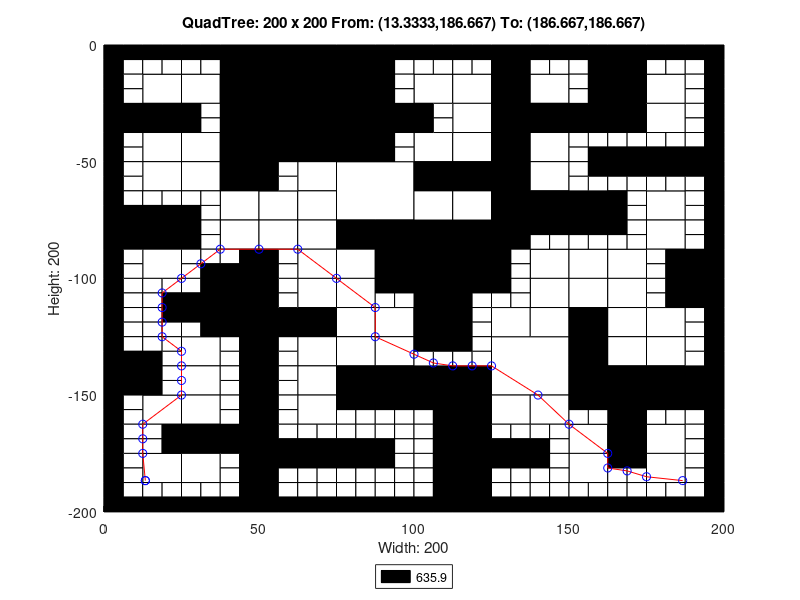

Here is the MATLAB script that generated this plot:
axis([0 200 -200 0]);
title('QuadTree: 200 x 200 From: (13.3333,186.667) To: (186.667,186.667)');
xlabel('Width: 200');
ylabel('Height: 200');
rectangle('Position',[50 -25 25 25], 'FaceColor',[0 0 0]);
rectangle('Position',[50 -50 25 25], 'FaceColor',[0 0 0]);
rectangle('Position',[75 -75 25 25], 'FaceColor',[1 1 1]);
rectangle('Position',[100 -100 25 25], 'FaceColor',[0 0 0]);
rectangle('Position',[125 -150 25 25], 'FaceColor',[1 1 1]);
rectangle('Position',[12.5 -25 12.5 12.5], 'FaceColor',[1 1 1]);
rectangle('Position',[37.5 -12.5 12.5 12.5], 'FaceColor',[0 0 0]);
rectangle('Position',[25 -25 12.5 12.5], 'FaceColor',[1 1 1]);
rectangle('Position',[37.5 -25 12.5 12.5], 'FaceColor',[0 0 0]);
rectangle('Position',[0 -37.5 12.5 12.5], 'FaceColor',[0 0 0]);
rectangle('Position',[12.5 -37.5 12.5 12.5], 'FaceColor',[0 0 0]);
rectangle('Position',[12.5 -50 12.5 12.5], 'FaceColor',[1 1 1]);
rectangle('Position',[37.5 -37.5 12.5 12.5], 'FaceColor',[0 0 0]);
rectangle('Position',[25 -50 12.5 12.5], 'FaceColor',[1 1 1]);
rectangle('Position',[37.5 -50 12.5 12.5], 'FaceColor',[0 0 0]);
rectangle('Position',[75 -12.5 12.5 12.5], 'FaceColor',[0 0 0]);
rectangle('Position',[75 -25 12.5 12.5], 'FaceColor',[0 0 0]);
rectangle('Position',[75 -37.5 12.5 12.5], 'FaceColor',[0 0 0]);
rectangle('Position',[87.5 -37.5 12.5 12.5], 'FaceColor',[0 0 0]);
rectangle('Position',[75 -50 12.5 12.5], 'FaceColor',[0 0 0]);
rectangle('Position',[12.5 -62.5 12.5 12.5], 'FaceColor',[1 1 1]);
rectangle('Position',[25 -62.5 12.5 12.5], 'FaceColor',[1 1 1]);
rectangle('Position',[37.5 -62.5 12.5 12.5], 'FaceColor',[0 0 0]);
rectangle('Position',[37.5 -75 12.5 12.5], 'FaceColor',[1 1 1]);
rectangle('Position',[0 -87.5 12.5 12.5], 'FaceColor',[0 0 0]);
rectangle('Position',[12.5 -87.5 12.5 12.5], 'FaceColor',[0 0 0]);
rectangle('Position',[12.5 -100 12.5 12.5], 'FaceColor',[1 1 1]);
rectangle('Position',[37.5 -87.5 12.5 12.5], 'FaceColor',[1 1 1]);
rectangle('Position',[62.5 -62.5 12.5 12.5], 'FaceColor',[1 1 1]);
rectangle('Position',[50 -75 12.5 12.5], 'FaceColor',[1 1 1]);
rectangle('Position',[62.5 -75 12.5 12.5], 'FaceColor',[1 1 1]);
rectangle('Position',[50 -87.5 12.5 12.5], 'FaceColor',[1 1 1]);
rectangle('Position',[62.5 -87.5 12.5 12.5], 'FaceColor',[1 1 1]);
rectangle('Position',[62.5 -100 12.5 12.5], 'FaceColor',[1 1 1]);
rectangle('Position',[75 -87.5 12.5 12.5], 'FaceColor',[0 0 0]);
rectangle('Position',[87.5 -87.5 12.5 12.5], 'FaceColor',[0 0 0]);
rectangle('Position',[75 -100 12.5 12.5], 'FaceColor',[1 1 1]);
rectangle('Position',[87.5 -100 12.5 12.5], 'FaceColor',[0 0 0]);
rectangle('Position',[100 -25 12.5 12.5], 'FaceColor',[1 1 1]);
rectangle('Position',[112.5 -25 12.5 12.5], 'FaceColor',[1 1 1]);
rectangle('Position',[125 -12.5 12.5 12.5], 'FaceColor',[0 0 0]);
rectangle('Position',[125 -25 12.5 12.5], 'FaceColor',[0 0 0]);
rectangle('Position',[137.5 -25 12.5 12.5], 'FaceColor',[1 1 1]);
rectangle('Position',[112.5 -37.5 12.5 12.5], 'FaceColor',[1 1 1]);
rectangle('Position',[100 -50 12.5 12.5], 'FaceColor',[1 1 1]);
rectangle('Position',[112.5 -50 12.5 12.5], 'FaceColor',[1 1 1]);
rectangle('Position',[125 -37.5 12.5 12.5], 'FaceColor',[0 0 0]);
rectangle('Position',[137.5 -37.5 12.5 12.5], 'FaceColor',[0 0 0]);
rectangle('Position',[125 -50 12.5 12.5], 'FaceColor',[0 0 0]);
rectangle('Position',[137.5 -50 12.5 12.5], 'FaceColor',[1 1 1]);
rectangle('Position',[162.5 -12.5 12.5 12.5], 'FaceColor',[0 0 0]);
rectangle('Position',[162.5 -25 12.5 12.5], 'FaceColor',[0 0 0]);
rectangle('Position',[175 -25 12.5 12.5], 'FaceColor',[1 1 1]);
rectangle('Position',[150 -37.5 12.5 12.5], 'FaceColor',[0 0 0]);
rectangle('Position',[162.5 -37.5 12.5 12.5], 'FaceColor',[0 0 0]);
rectangle('Position',[175 -37.5 12.5 12.5], 'FaceColor',[1 1 1]);
rectangle('Position',[100 -62.5 12.5 12.5], 'FaceColor',[0 0 0]);
rectangle('Position',[112.5 -62.5 12.5 12.5], 'FaceColor',[0 0 0]);
rectangle('Position',[100 -75 12.5 12.5], 'FaceColor',[1 1 1]);
rectangle('Position',[112.5 -75 12.5 12.5], 'FaceColor',[1 1 1]);
rectangle('Position',[125 -62.5 12.5 12.5], 'FaceColor',[0 0 0]);
rectangle('Position',[137.5 -62.5 12.5 12.5], 'FaceColor',[1 1 1]);
rectangle('Position',[125 -75 12.5 12.5], 'FaceColor',[0 0 0]);
rectangle('Position',[137.5 -75 12.5 12.5], 'FaceColor',[0 0 0]);
rectangle('Position',[125 -87.5 12.5 12.5], 'FaceColor',[0 0 0]);
rectangle('Position',[137.5 -100 12.5 12.5], 'FaceColor',[1 1 1]);
rectangle('Position',[150 -75 12.5 12.5], 'FaceColor',[0 0 0]);
rectangle('Position',[175 -75 12.5 12.5], 'FaceColor',[1 1 1]);
rectangle('Position',[150 -100 12.5 12.5], 'FaceColor',[1 1 1]);
rectangle('Position',[162.5 -100 12.5 12.5], 'FaceColor',[1 1 1]);
rectangle('Position',[175 -87.5 12.5 12.5], 'FaceColor',[1 1 1]);
rectangle('Position',[187.5 -100 12.5 12.5], 'FaceColor',[0 0 0]);
rectangle('Position',[37.5 -112.5 12.5 12.5], 'FaceColor',[0 0 0]);
rectangle('Position',[37.5 -125 12.5 12.5], 'FaceColor',[0 0 0]);
rectangle('Position',[0 -150 12.5 12.5], 'FaceColor',[0 0 0]);
rectangle('Position',[25 -137.5 12.5 12.5], 'FaceColor',[1 1 1]);
rectangle('Position',[25 -150 12.5 12.5], 'FaceColor',[1 1 1]);
rectangle('Position',[62.5 -112.5 12.5 12.5], 'FaceColor',[1 1 1]);
rectangle('Position',[50 -125 12.5 12.5], 'FaceColor',[0 0 0]);
rectangle('Position',[62.5 -125 12.5 12.5], 'FaceColor',[0 0 0]);
rectangle('Position',[75 -112.5 12.5 12.5], 'FaceColor',[1 1 1]);
rectangle('Position',[75 -125 12.5 12.5], 'FaceColor',[1 1 1]);
rectangle('Position',[87.5 -125 12.5 12.5], 'FaceColor',[1 1 1]);
rectangle('Position',[62.5 -137.5 12.5 12.5], 'FaceColor',[1 1 1]);
rectangle('Position',[62.5 -150 12.5 12.5], 'FaceColor',[1 1 1]);
rectangle('Position',[75 -137.5 12.5 12.5], 'FaceColor',[1 1 1]);
rectangle('Position',[87.5 -137.5 12.5 12.5], 'FaceColor',[1 1 1]);
rectangle('Position',[75 -150 12.5 12.5], 'FaceColor',[0 0 0]);
rectangle('Position',[87.5 -150 12.5 12.5], 'FaceColor',[0 0 0]);
rectangle('Position',[12.5 -162.5 12.5 12.5], 'FaceColor',[1 1 1]);
rectangle('Position',[25 -162.5 12.5 12.5], 'FaceColor',[1 1 1]);
rectangle('Position',[25 -175 12.5 12.5], 'FaceColor',[0 0 0]);
rectangle('Position',[37.5 -175 12.5 12.5], 'FaceColor',[0 0 0]);
rectangle('Position',[12.5 -187.5 12.5 12.5], 'FaceColor',[1 1 1]);
rectangle('Position',[25 -187.5 12.5 12.5], 'FaceColor',[1 1 1]);
rectangle('Position',[62.5 -162.5 12.5 12.5], 'FaceColor',[1 1 1]);
rectangle('Position',[100 -112.5 12.5 12.5], 'FaceColor',[0 0 0]);
rectangle('Position',[100 -125 12.5 12.5], 'FaceColor',[0 0 0]);
rectangle('Position',[137.5 -112.5 12.5 12.5], 'FaceColor',[1 1 1]);
rectangle('Position',[125 -125 12.5 12.5], 'FaceColor',[1 1 1]);
rectangle('Position',[137.5 -125 12.5 12.5], 'FaceColor',[1 1 1]);
rectangle('Position',[100 -150 12.5 12.5], 'FaceColor',[0 0 0]);
rectangle('Position',[112.5 -150 12.5 12.5], 'FaceColor',[0 0 0]);
rectangle('Position',[150 -112.5 12.5 12.5], 'FaceColor',[1 1 1]);
rectangle('Position',[162.5 -112.5 12.5 12.5], 'FaceColor',[1 1 1]);
rectangle('Position',[150 -125 12.5 12.5], 'FaceColor',[0 0 0]);
rectangle('Position',[162.5 -125 12.5 12.5], 'FaceColor',[1 1 1]);
rectangle('Position',[187.5 -112.5 12.5 12.5], 'FaceColor',[0 0 0]);
rectangle('Position',[175 -125 12.5 12.5], 'FaceColor',[1 1 1]);
rectangle('Position',[150 -137.5 12.5 12.5], 'FaceColor',[0 0 0]);
rectangle('Position',[162.5 -137.5 12.5 12.5], 'FaceColor',[1 1 1]);
rectangle('Position',[150 -150 12.5 12.5], 'FaceColor',[0 0 0]);
rectangle('Position',[162.5 -150 12.5 12.5], 'FaceColor',[0 0 0]);
rectangle('Position',[175 -137.5 12.5 12.5], 'FaceColor',[1 1 1]);
rectangle('Position',[175 -150 12.5 12.5], 'FaceColor',[0 0 0]);
rectangle('Position',[187.5 -150 12.5 12.5], 'FaceColor',[0 0 0]);
rectangle('Position',[112.5 -162.5 12.5 12.5], 'FaceColor',[0 0 0]);
rectangle('Position',[112.5 -175 12.5 12.5], 'FaceColor',[0 0 0]);
rectangle('Position',[125 -162.5 12.5 12.5], 'FaceColor',[1 1 1]);
rectangle('Position',[137.5 -162.5 12.5 12.5], 'FaceColor',[1 1 1]);
rectangle('Position',[112.5 -187.5 12.5 12.5], 'FaceColor',[0 0 0]);
rectangle('Position',[112.5 -200 12.5 12.5], 'FaceColor',[0 0 0]);
rectangle('Position',[162.5 -162.5 12.5 12.5], 'FaceColor',[0 0 0]);
rectangle('Position',[150 -175 12.5 12.5], 'FaceColor',[1 1 1]);
rectangle('Position',[162.5 -175 12.5 12.5], 'FaceColor',[0 0 0]);
rectangle('Position',[175 -175 12.5 12.5], 'FaceColor',[1 1 1]);
rectangle('Position',[150 -187.5 12.5 12.5], 'FaceColor',[1 1 1]);
rectangle('Position',[175 -187.5 12.5 12.5], 'FaceColor',[1 1 1]);
rectangle('Position',[0 -6.25 6.25 6.25], 'FaceColor',[0 0 0]);
rectangle('Position',[6.25 -6.25 6.25 6.25], 'FaceColor',[0 0 0]);
rectangle('Position',[0 -12.5 6.25 6.25], 'FaceColor',[0 0 0]);
rectangle('Position',[6.25 -12.5 6.25 6.25], 'FaceColor',[1 1 1]);
rectangle('Position',[12.5 -6.25 6.25 6.25], 'FaceColor',[0 0 0]);
rectangle('Position',[18.75 -6.25 6.25 6.25], 'FaceColor',[0 0 0]);
rectangle('Position',[12.5 -12.5 6.25 6.25], 'FaceColor',[1 1 1]);
rectangle('Position',[18.75 -12.5 6.25 6.25], 'FaceColor',[1 1 1]);
rectangle('Position',[0 -18.75 6.25 6.25], 'FaceColor',[0 0 0]);
rectangle('Position',[6.25 -18.75 6.25 6.25], 'FaceColor',[1 1 1]);
rectangle('Position',[0 -25 6.25 6.25], 'FaceColor',[0 0 0]);
rectangle('Position',[6.25 -25 6.25 6.25], 'FaceColor',[1 1 1]);
rectangle('Position',[25 -6.25 6.25 6.25], 'FaceColor',[0 0 0]);
rectangle('Position',[31.25 -6.25 6.25 6.25], 'FaceColor',[0 0 0]);
rectangle('Position',[25 -12.5 6.25 6.25], 'FaceColor',[1 1 1]);
rectangle('Position',[31.25 -12.5 6.25 6.25], 'FaceColor',[1 1 1]);
rectangle('Position',[0 -43.75 6.25 6.25], 'FaceColor',[0 0 0]);
rectangle('Position',[6.25 -43.75 6.25 6.25], 'FaceColor',[1 1 1]);
rectangle('Position',[0 -50 6.25 6.25], 'FaceColor',[0 0 0]);
rectangle('Position',[6.25 -50 6.25 6.25], 'FaceColor',[1 1 1]);
rectangle('Position',[25 -31.25 6.25 6.25], 'FaceColor',[0 0 0]);
rectangle('Position',[31.25 -31.25 6.25 6.25], 'FaceColor',[1 1 1]);
rectangle('Position',[25 -37.5 6.25 6.25], 'FaceColor',[0 0 0]);
rectangle('Position',[31.25 -37.5 6.25 6.25], 'FaceColor',[1 1 1]);
rectangle('Position',[87.5 -6.25 6.25 6.25], 'FaceColor',[0 0 0]);
rectangle('Position',[93.75 -6.25 6.25 6.25], 'FaceColor',[0 0 0]);
rectangle('Position',[87.5 -12.5 6.25 6.25], 'FaceColor',[0 0 0]);
rectangle('Position',[93.75 -12.5 6.25 6.25], 'FaceColor',[1 1 1]);
rectangle('Position',[87.5 -18.75 6.25 6.25], 'FaceColor',[0 0 0]);
rectangle('Position',[93.75 -18.75 6.25 6.25], 'FaceColor',[1 1 1]);
rectangle('Position',[87.5 -25 6.25 6.25], 'FaceColor',[0 0 0]);
rectangle('Position',[93.75 -25 6.25 6.25], 'FaceColor',[1 1 1]);
rectangle('Position',[87.5 -43.75 6.25 6.25], 'FaceColor',[0 0 0]);
rectangle('Position',[93.75 -43.75 6.25 6.25], 'FaceColor',[1 1 1]);
rectangle('Position',[87.5 -50 6.25 6.25], 'FaceColor',[0 0 0]);
rectangle('Position',[93.75 -50 6.25 6.25], 'FaceColor',[1 1 1]);
rectangle('Position',[0 -56.25 6.25 6.25], 'FaceColor',[0 0 0]);
rectangle('Position',[6.25 -56.25 6.25 6.25], 'FaceColor',[1 1 1]);
rectangle('Position',[0 -62.5 6.25 6.25], 'FaceColor',[0 0 0]);
rectangle('Position',[6.25 -62.5 6.25 6.25], 'FaceColor',[1 1 1]);
rectangle('Position',[0 -68.75 6.25 6.25], 'FaceColor',[0 0 0]);
rectangle('Position',[6.25 -68.75 6.25 6.25], 'FaceColor',[1 1 1]);
rectangle('Position',[0 -75 6.25 6.25], 'FaceColor',[0 0 0]);
rectangle('Position',[6.25 -75 6.25 6.25], 'FaceColor',[0 0 0]);
rectangle('Position',[12.5 -68.75 6.25 6.25], 'FaceColor',[1 1 1]);
rectangle('Position',[18.75 -68.75 6.25 6.25], 'FaceColor',[1 1 1]);
rectangle('Position',[12.5 -75 6.25 6.25], 'FaceColor',[0 0 0]);
rectangle('Position',[18.75 -75 6.25 6.25], 'FaceColor',[0 0 0]);
rectangle('Position',[25 -68.75 6.25 6.25], 'FaceColor',[1 1 1]);
rectangle('Position',[31.25 -68.75 6.25 6.25], 'FaceColor',[1 1 1]);
rectangle('Position',[25 -75 6.25 6.25], 'FaceColor',[0 0 0]);
rectangle('Position',[31.25 -75 6.25 6.25], 'FaceColor',[1 1 1]);
rectangle('Position',[0 -93.75 6.25 6.25], 'FaceColor',[0 0 0]);
rectangle('Position',[6.25 -93.75 6.25 6.25], 'FaceColor',[1 1 1]);
rectangle('Position',[0 -100 6.25 6.25], 'FaceColor',[0 0 0]);
rectangle('Position',[6.25 -100 6.25 6.25], 'FaceColor',[1 1 1]);
rectangle('Position',[25 -81.25 6.25 6.25], 'FaceColor',[0 0 0]);
rectangle('Position',[31.25 -81.25 6.25 6.25], 'FaceColor',[1 1 1]);
rectangle('Position',[25 -87.5 6.25 6.25], 'FaceColor',[0 0 0]);
rectangle('Position',[31.25 -87.5 6.25 6.25], 'FaceColor',[1 1 1]);
rectangle('Position',[25 -93.75 6.25 6.25], 'FaceColor',[1 1 1]);
rectangle('Position',[31.25 -93.75 6.25 6.25], 'FaceColor',[1 1 1]);
rectangle('Position',[25 -100 6.25 6.25], 'FaceColor',[1 1 1]);
rectangle('Position',[31.25 -100 6.25 6.25], 'FaceColor',[0 0 0]);
rectangle('Position',[37.5 -93.75 6.25 6.25], 'FaceColor',[1 1 1]);
rectangle('Position',[43.75 -93.75 6.25 6.25], 'FaceColor',[0 0 0]);
rectangle('Position',[37.5 -100 6.25 6.25], 'FaceColor',[0 0 0]);
rectangle('Position',[43.75 -100 6.25 6.25], 'FaceColor',[0 0 0]);
rectangle('Position',[50 -56.25 6.25 6.25], 'FaceColor',[0 0 0]);
rectangle('Position',[56.25 -56.25 6.25 6.25], 'FaceColor',[1 1 1]);
rectangle('Position',[50 -62.5 6.25 6.25], 'FaceColor',[0 0 0]);
rectangle('Position',[56.25 -62.5 6.25 6.25], 'FaceColor',[1 1 1]);
rectangle('Position',[50 -93.75 6.25 6.25], 'FaceColor',[0 0 0]);
rectangle('Position',[56.25 -93.75 6.25 6.25], 'FaceColor',[1 1 1]);
rectangle('Position',[50 -100 6.25 6.25], 'FaceColor',[0 0 0]);
rectangle('Position',[56.25 -100 6.25 6.25], 'FaceColor',[1 1 1]);
rectangle('Position',[100 -6.25 6.25 6.25], 'FaceColor',[0 0 0]);
rectangle('Position',[106.25 -6.25 6.25 6.25], 'FaceColor',[0 0 0]);
rectangle('Position',[100 -12.5 6.25 6.25], 'FaceColor',[1 1 1]);
rectangle('Position',[106.25 -12.5 6.25 6.25], 'FaceColor',[1 1 1]);
rectangle('Position',[112.5 -6.25 6.25 6.25], 'FaceColor',[0 0 0]);
rectangle('Position',[118.75 -6.25 6.25 6.25], 'FaceColor',[0 0 0]);
rectangle('Position',[112.5 -12.5 6.25 6.25], 'FaceColor',[1 1 1]);
rectangle('Position',[118.75 -12.5 6.25 6.25], 'FaceColor',[1 1 1]);
rectangle('Position',[137.5 -6.25 6.25 6.25], 'FaceColor',[0 0 0]);
rectangle('Position',[143.75 -6.25 6.25 6.25], 'FaceColor',[0 0 0]);
rectangle('Position',[137.5 -12.5 6.25 6.25], 'FaceColor',[1 1 1]);
rectangle('Position',[143.75 -12.5 6.25 6.25], 'FaceColor',[1 1 1]);
rectangle('Position',[100 -31.25 6.25 6.25], 'FaceColor',[0 0 0]);
rectangle('Position',[106.25 -31.25 6.25 6.25], 'FaceColor',[1 1 1]);
rectangle('Position',[100 -37.5 6.25 6.25], 'FaceColor',[0 0 0]);
rectangle('Position',[106.25 -37.5 6.25 6.25], 'FaceColor',[1 1 1]);
rectangle('Position',[150 -6.25 6.25 6.25], 'FaceColor',[0 0 0]);
rectangle('Position',[156.25 -6.25 6.25 6.25], 'FaceColor',[0 0 0]);
rectangle('Position',[150 -12.5 6.25 6.25], 'FaceColor',[1 1 1]);
rectangle('Position',[156.25 -12.5 6.25 6.25], 'FaceColor',[0 0 0]);
rectangle('Position',[150 -18.75 6.25 6.25], 'FaceColor',[1 1 1]);
rectangle('Position',[156.25 -18.75 6.25 6.25], 'FaceColor',[0 0 0]);
rectangle('Position',[150 -25 6.25 6.25], 'FaceColor',[1 1 1]);
rectangle('Position',[156.25 -25 6.25 6.25], 'FaceColor',[0 0 0]);
rectangle('Position',[175 -6.25 6.25 6.25], 'FaceColor',[0 0 0]);
rectangle('Position',[181.25 -6.25 6.25 6.25], 'FaceColor',[0 0 0]);
rectangle('Position',[175 -12.5 6.25 6.25], 'FaceColor',[1 1 1]);
rectangle('Position',[181.25 -12.5 6.25 6.25], 'FaceColor',[1 1 1]);
rectangle('Position',[187.5 -6.25 6.25 6.25], 'FaceColor',[0 0 0]);
rectangle('Position',[193.75 -6.25 6.25 6.25], 'FaceColor',[0 0 0]);
rectangle('Position',[187.5 -12.5 6.25 6.25], 'FaceColor',[1 1 1]);
rectangle('Position',[193.75 -12.5 6.25 6.25], 'FaceColor',[0 0 0]);
rectangle('Position',[187.5 -18.75 6.25 6.25], 'FaceColor',[1 1 1]);
rectangle('Position',[193.75 -18.75 6.25 6.25], 'FaceColor',[0 0 0]);
rectangle('Position',[187.5 -25 6.25 6.25], 'FaceColor',[1 1 1]);
rectangle('Position',[193.75 -25 6.25 6.25], 'FaceColor',[0 0 0]);
rectangle('Position',[150 -43.75 6.25 6.25], 'FaceColor',[1 1 1]);
rectangle('Position',[156.25 -43.75 6.25 6.25], 'FaceColor',[1 1 1]);
rectangle('Position',[150 -50 6.25 6.25], 'FaceColor',[1 1 1]);
rectangle('Position',[156.25 -50 6.25 6.25], 'FaceColor',[0 0 0]);
rectangle('Position',[162.5 -43.75 6.25 6.25], 'FaceColor',[1 1 1]);
rectangle('Position',[168.75 -43.75 6.25 6.25], 'FaceColor',[1 1 1]);
rectangle('Position',[162.5 -50 6.25 6.25], 'FaceColor',[0 0 0]);
rectangle('Position',[168.75 -50 6.25 6.25], 'FaceColor',[0 0 0]);
rectangle('Position',[187.5 -31.25 6.25 6.25], 'FaceColor',[1 1 1]);
rectangle('Position',[193.75 -31.25 6.25 6.25], 'FaceColor',[0 0 0]);
rectangle('Position',[187.5 -37.5 6.25 6.25], 'FaceColor',[1 1 1]);
rectangle('Position',[193.75 -37.5 6.25 6.25], 'FaceColor',[0 0 0]);
rectangle('Position',[175 -43.75 6.25 6.25], 'FaceColor',[1 1 1]);
rectangle('Position',[181.25 -43.75 6.25 6.25], 'FaceColor',[1 1 1]);
rectangle('Position',[175 -50 6.25 6.25], 'FaceColor',[0 0 0]);
rectangle('Position',[181.25 -50 6.25 6.25], 'FaceColor',[0 0 0]);
rectangle('Position',[187.5 -43.75 6.25 6.25], 'FaceColor',[1 1 1]);
rectangle('Position',[193.75 -43.75 6.25 6.25], 'FaceColor',[0 0 0]);
rectangle('Position',[187.5 -50 6.25 6.25], 'FaceColor',[0 0 0]);
rectangle('Position',[193.75 -50 6.25 6.25], 'FaceColor',[0 0 0]);
rectangle('Position',[137.5 -81.25 6.25 6.25], 'FaceColor',[0 0 0]);
rectangle('Position',[143.75 -81.25 6.25 6.25], 'FaceColor',[0 0 0]);
rectangle('Position',[137.5 -87.5 6.25 6.25], 'FaceColor',[1 1 1]);
rectangle('Position',[143.75 -87.5 6.25 6.25], 'FaceColor',[1 1 1]);
rectangle('Position',[125 -93.75 6.25 6.25], 'FaceColor',[0 0 0]);
rectangle('Position',[131.25 -93.75 6.25 6.25], 'FaceColor',[1 1 1]);
rectangle('Position',[125 -100 6.25 6.25], 'FaceColor',[0 0 0]);
rectangle('Position',[131.25 -100 6.25 6.25], 'FaceColor',[1 1 1]);
rectangle('Position',[150 -56.25 6.25 6.25], 'FaceColor',[1 1 1]);
rectangle('Position',[156.25 -56.25 6.25 6.25], 'FaceColor',[0 0 0]);
rectangle('Position',[150 -62.5 6.25 6.25], 'FaceColor',[1 1 1]);
rectangle('Position',[156.25 -62.5 6.25 6.25], 'FaceColor',[1 1 1]);
rectangle('Position',[162.5 -56.25 6.25 6.25], 'FaceColor',[0 0 0]);
rectangle('Position',[168.75 -56.25 6.25 6.25], 'FaceColor',[0 0 0]);
rectangle('Position',[162.5 -62.5 6.25 6.25], 'FaceColor',[1 1 1]);
rectangle('Position',[168.75 -62.5 6.25 6.25], 'FaceColor',[1 1 1]);
rectangle('Position',[162.5 -68.75 6.25 6.25], 'FaceColor',[0 0 0]);
rectangle('Position',[168.75 -68.75 6.25 6.25], 'FaceColor',[1 1 1]);
rectangle('Position',[162.5 -75 6.25 6.25], 'FaceColor',[0 0 0]);
rectangle('Position',[168.75 -75 6.25 6.25], 'FaceColor',[1 1 1]);
rectangle('Position',[175 -56.25 6.25 6.25], 'FaceColor',[0 0 0]);
rectangle('Position',[181.25 -56.25 6.25 6.25], 'FaceColor',[0 0 0]);
rectangle('Position',[175 -62.5 6.25 6.25], 'FaceColor',[1 1 1]);
rectangle('Position',[181.25 -62.5 6.25 6.25], 'FaceColor',[1 1 1]);
rectangle('Position',[187.5 -56.25 6.25 6.25], 'FaceColor',[0 0 0]);
rectangle('Position',[193.75 -56.25 6.25 6.25], 'FaceColor',[0 0 0]);
rectangle('Position',[187.5 -62.5 6.25 6.25], 'FaceColor',[1 1 1]);
rectangle('Position',[193.75 -62.5 6.25 6.25], 'FaceColor',[0 0 0]);
rectangle('Position',[187.5 -68.75 6.25 6.25], 'FaceColor',[1 1 1]);
rectangle('Position',[193.75 -68.75 6.25 6.25], 'FaceColor',[0 0 0]);
rectangle('Position',[187.5 -75 6.25 6.25], 'FaceColor',[1 1 1]);
rectangle('Position',[193.75 -75 6.25 6.25], 'FaceColor',[0 0 0]);
rectangle('Position',[150 -81.25 6.25 6.25], 'FaceColor',[0 0 0]);
rectangle('Position',[156.25 -81.25 6.25 6.25], 'FaceColor',[0 0 0]);
rectangle('Position',[150 -87.5 6.25 6.25], 'FaceColor',[1 1 1]);
rectangle('Position',[156.25 -87.5 6.25 6.25], 'FaceColor',[1 1 1]);
rectangle('Position',[162.5 -81.25 6.25 6.25], 'FaceColor',[0 0 0]);
rectangle('Position',[168.75 -81.25 6.25 6.25], 'FaceColor',[1 1 1]);
rectangle('Position',[162.5 -87.5 6.25 6.25], 'FaceColor',[1 1 1]);
rectangle('Position',[168.75 -87.5 6.25 6.25], 'FaceColor',[1 1 1]);
rectangle('Position',[187.5 -81.25 6.25 6.25], 'FaceColor',[1 1 1]);
rectangle('Position',[193.75 -81.25 6.25 6.25], 'FaceColor',[0 0 0]);
rectangle('Position',[187.5 -87.5 6.25 6.25], 'FaceColor',[1 1 1]);
rectangle('Position',[193.75 -87.5 6.25 6.25], 'FaceColor',[0 0 0]);
rectangle('Position',[175 -93.75 6.25 6.25], 'FaceColor',[1 1 1]);
rectangle('Position',[181.25 -93.75 6.25 6.25], 'FaceColor',[0 0 0]);
rectangle('Position',[175 -100 6.25 6.25], 'FaceColor',[1 1 1]);
rectangle('Position',[181.25 -100 6.25 6.25], 'FaceColor',[0 0 0]);
rectangle('Position',[0 -106.25 6.25 6.25], 'FaceColor',[0 0 0]);
rectangle('Position',[6.25 -106.25 6.25 6.25], 'FaceColor',[1 1 1]);
rectangle('Position',[0 -112.5 6.25 6.25], 'FaceColor',[0 0 0]);
rectangle('Position',[6.25 -112.5 6.25 6.25], 'FaceColor',[1 1 1]);
rectangle('Position',[12.5 -106.25 6.25 6.25], 'FaceColor',[1 1 1]);
rectangle('Position',[18.75 -106.25 6.25 6.25], 'FaceColor',[1 1 1]);
rectangle('Position',[12.5 -112.5 6.25 6.25], 'FaceColor',[1 1 1]);
rectangle('Position',[18.75 -112.5 6.25 6.25], 'FaceColor',[0 0 0]);
rectangle('Position',[0 -118.75 6.25 6.25], 'FaceColor',[0 0 0]);
rectangle('Position',[6.25 -118.75 6.25 6.25], 'FaceColor',[1 1 1]);
rectangle('Position',[0 -125 6.25 6.25], 'FaceColor',[0 0 0]);
rectangle('Position',[6.25 -125 6.25 6.25], 'FaceColor',[1 1 1]);
rectangle('Position',[12.5 -118.75 6.25 6.25], 'FaceColor',[1 1 1]);
rectangle('Position',[18.75 -118.75 6.25 6.25], 'FaceColor',[0 0 0]);
rectangle('Position',[12.5 -125 6.25 6.25], 'FaceColor',[1 1 1]);
rectangle('Position',[18.75 -125 6.25 6.25], 'FaceColor',[1 1 1]);
rectangle('Position',[25 -106.25 6.25 6.25], 'FaceColor',[1 1 1]);
rectangle('Position',[31.25 -106.25 6.25 6.25], 'FaceColor',[0 0 0]);
rectangle('Position',[25 -112.5 6.25 6.25], 'FaceColor',[0 0 0]);
rectangle('Position',[31.25 -112.5 6.25 6.25], 'FaceColor',[0 0 0]);
rectangle('Position',[25 -118.75 6.25 6.25], 'FaceColor',[0 0 0]);
rectangle('Position',[31.25 -118.75 6.25 6.25], 'FaceColor',[0 0 0]);
rectangle('Position',[25 -125 6.25 6.25], 'FaceColor',[1 1 1]);
rectangle('Position',[31.25 -125 6.25 6.25], 'FaceColor',[0 0 0]);
rectangle('Position',[0 -131.25 6.25 6.25], 'FaceColor',[0 0 0]);
rectangle('Position',[6.25 -131.25 6.25 6.25], 'FaceColor',[1 1 1]);
rectangle('Position',[0 -137.5 6.25 6.25], 'FaceColor',[0 0 0]);
rectangle('Position',[6.25 -137.5 6.25 6.25], 'FaceColor',[0 0 0]);
rectangle('Position',[12.5 -131.25 6.25 6.25], 'FaceColor',[1 1 1]);
rectangle('Position',[18.75 -131.25 6.25 6.25], 'FaceColor',[1 1 1]);
rectangle('Position',[12.5 -137.5 6.25 6.25], 'FaceColor',[0 0 0]);
rectangle('Position',[18.75 -137.5 6.25 6.25], 'FaceColor',[1 1 1]);
rectangle('Position',[12.5 -143.75 6.25 6.25], 'FaceColor',[0 0 0]);
rectangle('Position',[18.75 -143.75 6.25 6.25], 'FaceColor',[1 1 1]);
rectangle('Position',[12.5 -150 6.25 6.25], 'FaceColor',[0 0 0]);
rectangle('Position',[18.75 -150 6.25 6.25], 'FaceColor',[1 1 1]);
rectangle('Position',[37.5 -131.25 6.25 6.25], 'FaceColor',[1 1 1]);
rectangle('Position',[43.75 -131.25 6.25 6.25], 'FaceColor',[0 0 0]);
rectangle('Position',[37.5 -137.5 6.25 6.25], 'FaceColor',[1 1 1]);
rectangle('Position',[43.75 -137.5 6.25 6.25], 'FaceColor',[0 0 0]);
rectangle('Position',[37.5 -143.75 6.25 6.25], 'FaceColor',[1 1 1]);
rectangle('Position',[43.75 -143.75 6.25 6.25], 'FaceColor',[0 0 0]);
rectangle('Position',[37.5 -150 6.25 6.25], 'FaceColor',[1 1 1]);
rectangle('Position',[43.75 -150 6.25 6.25], 'FaceColor',[0 0 0]);
rectangle('Position',[50 -106.25 6.25 6.25], 'FaceColor',[0 0 0]);
rectangle('Position',[56.25 -106.25 6.25 6.25], 'FaceColor',[1 1 1]);
rectangle('Position',[50 -112.5 6.25 6.25], 'FaceColor',[0 0 0]);
rectangle('Position',[56.25 -112.5 6.25 6.25], 'FaceColor',[1 1 1]);
rectangle('Position',[87.5 -106.25 6.25 6.25], 'FaceColor',[0 0 0]);
rectangle('Position',[93.75 -106.25 6.25 6.25], 'FaceColor',[0 0 0]);
rectangle('Position',[87.5 -112.5 6.25 6.25], 'FaceColor',[1 1 1]);
rectangle('Position',[93.75 -112.5 6.25 6.25], 'FaceColor',[1 1 1]);
rectangle('Position',[50 -131.25 6.25 6.25], 'FaceColor',[0 0 0]);
rectangle('Position',[56.25 -131.25 6.25 6.25], 'FaceColor',[1 1 1]);
rectangle('Position',[50 -137.5 6.25 6.25], 'FaceColor',[0 0 0]);
rectangle('Position',[56.25 -137.5 6.25 6.25], 'FaceColor',[1 1 1]);
rectangle('Position',[50 -143.75 6.25 6.25], 'FaceColor',[0 0 0]);
rectangle('Position',[56.25 -143.75 6.25 6.25], 'FaceColor',[1 1 1]);
rectangle('Position',[50 -150 6.25 6.25], 'FaceColor',[0 0 0]);
rectangle('Position',[56.25 -150 6.25 6.25], 'FaceColor',[1 1 1]);
rectangle('Position',[0 -156.25 6.25 6.25], 'FaceColor',[0 0 0]);
rectangle('Position',[6.25 -156.25 6.25 6.25], 'FaceColor',[1 1 1]);
rectangle('Position',[0 -162.5 6.25 6.25], 'FaceColor',[0 0 0]);
rectangle('Position',[6.25 -162.5 6.25 6.25], 'FaceColor',[1 1 1]);
rectangle('Position',[0 -168.75 6.25 6.25], 'FaceColor',[0 0 0]);
rectangle('Position',[6.25 -168.75 6.25 6.25], 'FaceColor',[1 1 1]);
rectangle('Position',[0 -175 6.25 6.25], 'FaceColor',[0 0 0]);
rectangle('Position',[6.25 -175 6.25 6.25], 'FaceColor',[1 1 1]);
rectangle('Position',[12.5 -168.75 6.25 6.25], 'FaceColor',[1 1 1]);
rectangle('Position',[18.75 -168.75 6.25 6.25], 'FaceColor',[0 0 0]);
rectangle('Position',[12.5 -175 6.25 6.25], 'FaceColor',[1 1 1]);
rectangle('Position',[18.75 -175 6.25 6.25], 'FaceColor',[0 0 0]);
rectangle('Position',[37.5 -156.25 6.25 6.25], 'FaceColor',[1 1 1]);
rectangle('Position',[43.75 -156.25 6.25 6.25], 'FaceColor',[0 0 0]);
rectangle('Position',[37.5 -162.5 6.25 6.25], 'FaceColor',[1 1 1]);
rectangle('Position',[43.75 -162.5 6.25 6.25], 'FaceColor',[0 0 0]);
rectangle('Position',[0 -181.25 6.25 6.25], 'FaceColor',[0 0 0]);
rectangle('Position',[6.25 -181.25 6.25 6.25], 'FaceColor',[1 1 1]);
rectangle('Position',[0 -187.5 6.25 6.25], 'FaceColor',[0 0 0]);
rectangle('Position',[6.25 -187.5 6.25 6.25], 'FaceColor',[1 1 1]);
rectangle('Position',[0 -193.75 6.25 6.25], 'FaceColor',[0 0 0]);
rectangle('Position',[6.25 -193.75 6.25 6.25], 'FaceColor',[1 1 1]);
rectangle('Position',[0 -200 6.25 6.25], 'FaceColor',[0 0 0]);
rectangle('Position',[6.25 -200 6.25 6.25], 'FaceColor',[0 0 0]);
rectangle('Position',[12.5 -193.75 6.25 6.25], 'FaceColor',[1 1 1]);
rectangle('Position',[18.75 -193.75 6.25 6.25], 'FaceColor',[1 1 1]);
rectangle('Position',[12.5 -200 6.25 6.25], 'FaceColor',[0 0 0]);
rectangle('Position',[18.75 -200 6.25 6.25], 'FaceColor',[0 0 0]);
rectangle('Position',[37.5 -181.25 6.25 6.25], 'FaceColor',[1 1 1]);
rectangle('Position',[43.75 -181.25 6.25 6.25], 'FaceColor',[0 0 0]);
rectangle('Position',[37.5 -187.5 6.25 6.25], 'FaceColor',[1 1 1]);
rectangle('Position',[43.75 -187.5 6.25 6.25], 'FaceColor',[0 0 0]);
rectangle('Position',[25 -193.75 6.25 6.25], 'FaceColor',[1 1 1]);
rectangle('Position',[31.25 -193.75 6.25 6.25], 'FaceColor',[1 1 1]);
rectangle('Position',[25 -200 6.25 6.25], 'FaceColor',[0 0 0]);
rectangle('Position',[31.25 -200 6.25 6.25], 'FaceColor',[0 0 0]);
rectangle('Position',[37.5 -193.75 6.25 6.25], 'FaceColor',[1 1 1]);
rectangle('Position',[43.75 -193.75 6.25 6.25], 'FaceColor',[0 0 0]);
rectangle('Position',[37.5 -200 6.25 6.25], 'FaceColor',[0 0 0]);
rectangle('Position',[43.75 -200 6.25 6.25], 'FaceColor',[0 0 0]);
rectangle('Position',[50 -156.25 6.25 6.25], 'FaceColor',[0 0 0]);
rectangle('Position',[56.25 -156.25 6.25 6.25], 'FaceColor',[1 1 1]);
rectangle('Position',[50 -162.5 6.25 6.25], 'FaceColor',[0 0 0]);
rectangle('Position',[56.25 -162.5 6.25 6.25], 'FaceColor',[1 1 1]);
rectangle('Position',[50 -168.75 6.25 6.25], 'FaceColor',[0 0 0]);
rectangle('Position',[56.25 -168.75 6.25 6.25], 'FaceColor',[1 1 1]);
rectangle('Position',[50 -175 6.25 6.25], 'FaceColor',[0 0 0]);
rectangle('Position',[56.25 -175 6.25 6.25], 'FaceColor',[0 0 0]);
rectangle('Position',[62.5 -168.75 6.25 6.25], 'FaceColor',[1 1 1]);
rectangle('Position',[68.75 -168.75 6.25 6.25], 'FaceColor',[1 1 1]);
rectangle('Position',[62.5 -175 6.25 6.25], 'FaceColor',[0 0 0]);
rectangle('Position',[68.75 -175 6.25 6.25], 'FaceColor',[0 0 0]);
rectangle('Position',[75 -156.25 6.25 6.25], 'FaceColor',[0 0 0]);
rectangle('Position',[81.25 -156.25 6.25 6.25], 'FaceColor',[0 0 0]);
rectangle('Position',[75 -162.5 6.25 6.25], 'FaceColor',[1 1 1]);
rectangle('Position',[81.25 -162.5 6.25 6.25], 'FaceColor',[1 1 1]);
rectangle('Position',[87.5 -156.25 6.25 6.25], 'FaceColor',[0 0 0]);
rectangle('Position',[93.75 -156.25 6.25 6.25], 'FaceColor',[0 0 0]);
rectangle('Position',[87.5 -162.5 6.25 6.25], 'FaceColor',[1 1 1]);
rectangle('Position',[93.75 -162.5 6.25 6.25], 'FaceColor',[1 1 1]);
rectangle('Position',[75 -168.75 6.25 6.25], 'FaceColor',[1 1 1]);
rectangle('Position',[81.25 -168.75 6.25 6.25], 'FaceColor',[1 1 1]);
rectangle('Position',[75 -175 6.25 6.25], 'FaceColor',[0 0 0]);
rectangle('Position',[81.25 -175 6.25 6.25], 'FaceColor',[0 0 0]);
rectangle('Position',[87.5 -168.75 6.25 6.25], 'FaceColor',[1 1 1]);
rectangle('Position',[93.75 -168.75 6.25 6.25], 'FaceColor',[1 1 1]);
rectangle('Position',[87.5 -175 6.25 6.25], 'FaceColor',[0 0 0]);
rectangle('Position',[93.75 -175 6.25 6.25], 'FaceColor',[1 1 1]);
rectangle('Position',[50 -181.25 6.25 6.25], 'FaceColor',[0 0 0]);
rectangle('Position',[56.25 -181.25 6.25 6.25], 'FaceColor',[0 0 0]);
rectangle('Position',[50 -187.5 6.25 6.25], 'FaceColor',[0 0 0]);
rectangle('Position',[56.25 -187.5 6.25 6.25], 'FaceColor',[1 1 1]);
rectangle('Position',[62.5 -181.25 6.25 6.25], 'FaceColor',[0 0 0]);
rectangle('Position',[68.75 -181.25 6.25 6.25], 'FaceColor',[0 0 0]);
rectangle('Position',[62.5 -187.5 6.25 6.25], 'FaceColor',[1 1 1]);
rectangle('Position',[68.75 -187.5 6.25 6.25], 'FaceColor',[1 1 1]);
rectangle('Position',[50 -193.75 6.25 6.25], 'FaceColor',[0 0 0]);
rectangle('Position',[56.25 -193.75 6.25 6.25], 'FaceColor',[1 1 1]);
rectangle('Position',[50 -200 6.25 6.25], 'FaceColor',[0 0 0]);
rectangle('Position',[56.25 -200 6.25 6.25], 'FaceColor',[0 0 0]);
rectangle('Position',[62.5 -193.75 6.25 6.25], 'FaceColor',[1 1 1]);
rectangle('Position',[68.75 -193.75 6.25 6.25], 'FaceColor',[1 1 1]);
rectangle('Position',[62.5 -200 6.25 6.25], 'FaceColor',[0 0 0]);
rectangle('Position',[68.75 -200 6.25 6.25], 'FaceColor',[0 0 0]);
rectangle('Position',[75 -181.25 6.25 6.25], 'FaceColor',[0 0 0]);
rectangle('Position',[81.25 -181.25 6.25 6.25], 'FaceColor',[0 0 0]);
rectangle('Position',[75 -187.5 6.25 6.25], 'FaceColor',[1 1 1]);
rectangle('Position',[81.25 -187.5 6.25 6.25], 'FaceColor',[1 1 1]);
rectangle('Position',[87.5 -181.25 6.25 6.25], 'FaceColor',[0 0 0]);
rectangle('Position',[93.75 -181.25 6.25 6.25], 'FaceColor',[1 1 1]);
rectangle('Position',[87.5 -187.5 6.25 6.25], 'FaceColor',[1 1 1]);
rectangle('Position',[93.75 -187.5 6.25 6.25], 'FaceColor',[1 1 1]);
rectangle('Position',[75 -193.75 6.25 6.25], 'FaceColor',[1 1 1]);
rectangle('Position',[81.25 -193.75 6.25 6.25], 'FaceColor',[1 1 1]);
rectangle('Position',[75 -200 6.25 6.25], 'FaceColor',[0 0 0]);
rectangle('Position',[81.25 -200 6.25 6.25], 'FaceColor',[0 0 0]);
rectangle('Position',[87.5 -193.75 6.25 6.25], 'FaceColor',[1 1 1]);
rectangle('Position',[93.75 -193.75 6.25 6.25], 'FaceColor',[1 1 1]);
rectangle('Position',[87.5 -200 6.25 6.25], 'FaceColor',[0 0 0]);
rectangle('Position',[93.75 -200 6.25 6.25], 'FaceColor',[0 0 0]);
rectangle('Position',[112.5 -106.25 6.25 6.25], 'FaceColor',[0 0 0]);
rectangle('Position',[118.75 -106.25 6.25 6.25], 'FaceColor',[0 0 0]);
rectangle('Position',[112.5 -112.5 6.25 6.25], 'FaceColor',[0 0 0]);
rectangle('Position',[118.75 -112.5 6.25 6.25], 'FaceColor',[1 1 1]);
rectangle('Position',[112.5 -118.75 6.25 6.25], 'FaceColor',[0 0 0]);
rectangle('Position',[118.75 -118.75 6.25 6.25], 'FaceColor',[1 1 1]);
rectangle('Position',[112.5 -125 6.25 6.25], 'FaceColor',[0 0 0]);
rectangle('Position',[118.75 -125 6.25 6.25], 'FaceColor',[1 1 1]);
rectangle('Position',[125 -106.25 6.25 6.25], 'FaceColor',[0 0 0]);
rectangle('Position',[131.25 -106.25 6.25 6.25], 'FaceColor',[1 1 1]);
rectangle('Position',[125 -112.5 6.25 6.25], 'FaceColor',[1 1 1]);
rectangle('Position',[131.25 -112.5 6.25 6.25], 'FaceColor',[1 1 1]);
rectangle('Position',[100 -131.25 6.25 6.25], 'FaceColor',[0 0 0]);
rectangle('Position',[106.25 -131.25 6.25 6.25], 'FaceColor',[0 0 0]);
rectangle('Position',[100 -137.5 6.25 6.25], 'FaceColor',[1 1 1]);
rectangle('Position',[106.25 -137.5 6.25 6.25], 'FaceColor',[1 1 1]);
rectangle('Position',[112.5 -131.25 6.25 6.25], 'FaceColor',[0 0 0]);
rectangle('Position',[118.75 -131.25 6.25 6.25], 'FaceColor',[1 1 1]);
rectangle('Position',[112.5 -137.5 6.25 6.25], 'FaceColor',[1 1 1]);
rectangle('Position',[118.75 -137.5 6.25 6.25], 'FaceColor',[1 1 1]);
rectangle('Position',[175 -106.25 6.25 6.25], 'FaceColor',[1 1 1]);
rectangle('Position',[181.25 -106.25 6.25 6.25], 'FaceColor',[0 0 0]);
rectangle('Position',[175 -112.5 6.25 6.25], 'FaceColor',[1 1 1]);
rectangle('Position',[181.25 -112.5 6.25 6.25], 'FaceColor',[0 0 0]);
rectangle('Position',[187.5 -118.75 6.25 6.25], 'FaceColor',[1 1 1]);
rectangle('Position',[193.75 -118.75 6.25 6.25], 'FaceColor',[0 0 0]);
rectangle('Position',[187.5 -125 6.25 6.25], 'FaceColor',[1 1 1]);
rectangle('Position',[193.75 -125 6.25 6.25], 'FaceColor',[0 0 0]);
rectangle('Position',[187.5 -131.25 6.25 6.25], 'FaceColor',[1 1 1]);
rectangle('Position',[193.75 -131.25 6.25 6.25], 'FaceColor',[0 0 0]);
rectangle('Position',[187.5 -137.5 6.25 6.25], 'FaceColor',[1 1 1]);
rectangle('Position',[193.75 -137.5 6.25 6.25], 'FaceColor',[0 0 0]);
rectangle('Position',[100 -156.25 6.25 6.25], 'FaceColor',[0 0 0]);
rectangle('Position',[106.25 -156.25 6.25 6.25], 'FaceColor',[0 0 0]);
rectangle('Position',[100 -162.5 6.25 6.25], 'FaceColor',[1 1 1]);
rectangle('Position',[106.25 -162.5 6.25 6.25], 'FaceColor',[0 0 0]);
rectangle('Position',[100 -168.75 6.25 6.25], 'FaceColor',[1 1 1]);
rectangle('Position',[106.25 -168.75 6.25 6.25], 'FaceColor',[0 0 0]);
rectangle('Position',[100 -175 6.25 6.25], 'FaceColor',[1 1 1]);
rectangle('Position',[106.25 -175 6.25 6.25], 'FaceColor',[0 0 0]);
rectangle('Position',[125 -168.75 6.25 6.25], 'FaceColor',[1 1 1]);
rectangle('Position',[131.25 -168.75 6.25 6.25], 'FaceColor',[1 1 1]);
rectangle('Position',[125 -175 6.25 6.25], 'FaceColor',[0 0 0]);
rectangle('Position',[131.25 -175 6.25 6.25], 'FaceColor',[0 0 0]);
rectangle('Position',[137.5 -168.75 6.25 6.25], 'FaceColor',[1 1 1]);
rectangle('Position',[143.75 -168.75 6.25 6.25], 'FaceColor',[1 1 1]);
rectangle('Position',[137.5 -175 6.25 6.25], 'FaceColor',[0 0 0]);
rectangle('Position',[143.75 -175 6.25 6.25], 'FaceColor',[1 1 1]);
rectangle('Position',[100 -181.25 6.25 6.25], 'FaceColor',[1 1 1]);
rectangle('Position',[106.25 -181.25 6.25 6.25], 'FaceColor',[0 0 0]);
rectangle('Position',[100 -187.5 6.25 6.25], 'FaceColor',[1 1 1]);
rectangle('Position',[106.25 -187.5 6.25 6.25], 'FaceColor',[0 0 0]);
rectangle('Position',[100 -193.75 6.25 6.25], 'FaceColor',[1 1 1]);
rectangle('Position',[106.25 -193.75 6.25 6.25], 'FaceColor',[0 0 0]);
rectangle('Position',[100 -200 6.25 6.25], 'FaceColor',[0 0 0]);
rectangle('Position',[106.25 -200 6.25 6.25], 'FaceColor',[0 0 0]);
rectangle('Position',[125 -181.25 6.25 6.25], 'FaceColor',[0 0 0]);
rectangle('Position',[131.25 -181.25 6.25 6.25], 'FaceColor',[0 0 0]);
rectangle('Position',[125 -187.5 6.25 6.25], 'FaceColor',[1 1 1]);
rectangle('Position',[131.25 -187.5 6.25 6.25], 'FaceColor',[1 1 1]);
rectangle('Position',[137.5 -181.25 6.25 6.25], 'FaceColor',[0 0 0]);
rectangle('Position',[143.75 -181.25 6.25 6.25], 'FaceColor',[1 1 1]);
rectangle('Position',[137.5 -187.5 6.25 6.25], 'FaceColor',[1 1 1]);
rectangle('Position',[143.75 -187.5 6.25 6.25], 'FaceColor',[1 1 1]);
rectangle('Position',[125 -193.75 6.25 6.25], 'FaceColor',[1 1 1]);
rectangle('Position',[131.25 -193.75 6.25 6.25], 'FaceColor',[1 1 1]);
rectangle('Position',[125 -200 6.25 6.25], 'FaceColor',[0 0 0]);
rectangle('Position',[131.25 -200 6.25 6.25], 'FaceColor',[0 0 0]);
rectangle('Position',[137.5 -193.75 6.25 6.25], 'FaceColor',[1 1 1]);
rectangle('Position',[143.75 -193.75 6.25 6.25], 'FaceColor',[1 1 1]);
rectangle('Position',[137.5 -200 6.25 6.25], 'FaceColor',[0 0 0]);
rectangle('Position',[143.75 -200 6.25 6.25], 'FaceColor',[0 0 0]);
rectangle('Position',[150 -156.25 6.25 6.25], 'FaceColor',[0 0 0]);
rectangle('Position',[156.25 -156.25 6.25 6.25], 'FaceColor',[0 0 0]);
rectangle('Position',[150 -162.5 6.25 6.25], 'FaceColor',[1 1 1]);
rectangle('Position',[156.25 -162.5 6.25 6.25], 'FaceColor',[1 1 1]);
rectangle('Position',[175 -156.25 6.25 6.25], 'FaceColor',[0 0 0]);
rectangle('Position',[181.25 -156.25 6.25 6.25], 'FaceColor',[0 0 0]);
rectangle('Position',[175 -162.5 6.25 6.25], 'FaceColor',[1 1 1]);
rectangle('Position',[181.25 -162.5 6.25 6.25], 'FaceColor',[1 1 1]);
rectangle('Position',[187.5 -156.25 6.25 6.25], 'FaceColor',[0 0 0]);
rectangle('Position',[193.75 -156.25 6.25 6.25], 'FaceColor',[0 0 0]);
rectangle('Position',[187.5 -162.5 6.25 6.25], 'FaceColor',[1 1 1]);
rectangle('Position',[193.75 -162.5 6.25 6.25], 'FaceColor',[0 0 0]);
rectangle('Position',[187.5 -168.75 6.25 6.25], 'FaceColor',[1 1 1]);
rectangle('Position',[193.75 -168.75 6.25 6.25], 'FaceColor',[0 0 0]);
rectangle('Position',[187.5 -175 6.25 6.25], 'FaceColor',[1 1 1]);
rectangle('Position',[193.75 -175 6.25 6.25], 'FaceColor',[0 0 0]);
rectangle('Position',[162.5 -181.25 6.25 6.25], 'FaceColor',[0 0 0]);
rectangle('Position',[168.75 -181.25 6.25 6.25], 'FaceColor',[0 0 0]);
rectangle('Position',[162.5 -187.5 6.25 6.25], 'FaceColor',[1 1 1]);
rectangle('Position',[168.75 -187.5 6.25 6.25], 'FaceColor',[1 1 1]);
rectangle('Position',[150 -193.75 6.25 6.25], 'FaceColor',[1 1 1]);
rectangle('Position',[156.25 -193.75 6.25 6.25], 'FaceColor',[1 1 1]);
rectangle('Position',[150 -200 6.25 6.25], 'FaceColor',[0 0 0]);
rectangle('Position',[156.25 -200 6.25 6.25], 'FaceColor',[0 0 0]);
rectangle('Position',[162.5 -193.75 6.25 6.25], 'FaceColor',[1 1 1]);
rectangle('Position',[168.75 -193.75 6.25 6.25], 'FaceColor',[1 1 1]);
rectangle('Position',[162.5 -200 6.25 6.25], 'FaceColor',[0 0 0]);
rectangle('Position',[168.75 -200 6.25 6.25], 'FaceColor',[0 0 0]);
rectangle('Position',[187.5 -181.25 6.25 6.25], 'FaceColor',[1 1 1]);
rectangle('Position',[193.75 -181.25 6.25 6.25], 'FaceColor',[0 0 0]);
rectangle('Position',[187.5 -187.5 6.25 6.25], 'FaceColor',[1 1 1]);
rectangle('Position',[193.75 -187.5 6.25 6.25], 'FaceColor',[0 0 0]);
rectangle('Position',[175 -193.75 6.25 6.25], 'FaceColor',[1 1 1]);
rectangle('Position',[181.25 -193.75 6.25 6.25], 'FaceColor',[1 1 1]);
rectangle('Position',[175 -200 6.25 6.25], 'FaceColor',[0 0 0]);
rectangle('Position',[181.25 -200 6.25 6.25], 'FaceColor',[0 0 0]);
rectangle('Position',[187.5 -193.75 6.25 6.25], 'FaceColor',[1 1 1]);
rectangle('Position',[193.75 -193.75 6.25 6.25], 'FaceColor',[0 0 0]);
rectangle('Position',[187.5 -200 6.25 6.25], 'FaceColor',[0 0 0]);
rectangle('Position',[193.75 -200 6.25 6.25], 'FaceColor',[0 0 0]);
X=[186.667,175,168.75,162.5,162.5,150,140,125,118.75,112.5,106.25,100,87.5,87.5,75,62.5,50,37.5,31.25,25,18.75,18.75,18.75,18.75,25,25,25,25,12.5,12.5,12.5,13.3333,13.3333];
Y=[-186.667,-185,-182.5,-181.25,-175,-162.5,-150,-137.5,-137.5,-137.5,-136.25,-132.5,-125,-112.5,-100,-87.5,-87.5,-87.5,-93.75,-100,-106.25,-112.5,-118.75,-125,-131.25,-137.5,-143.75,-150,-162.5,-168.75,-175,-186.667,-186.667];
hold on;
plot(X,Y,'r');
plot(X,Y,'bo');
legend('635.9','Location','southoutside');
